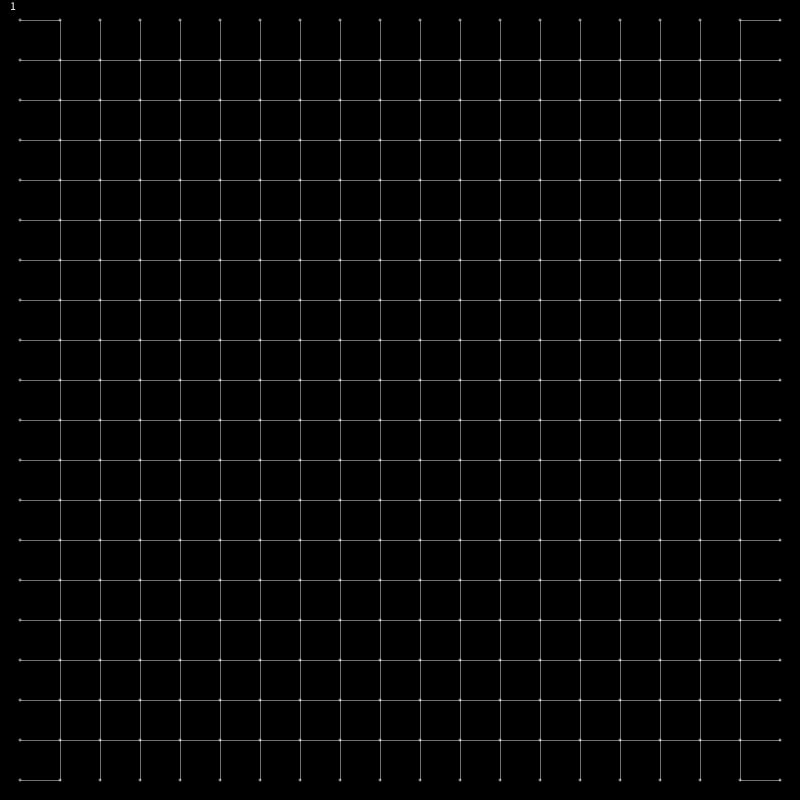
Frame 1 (no input)
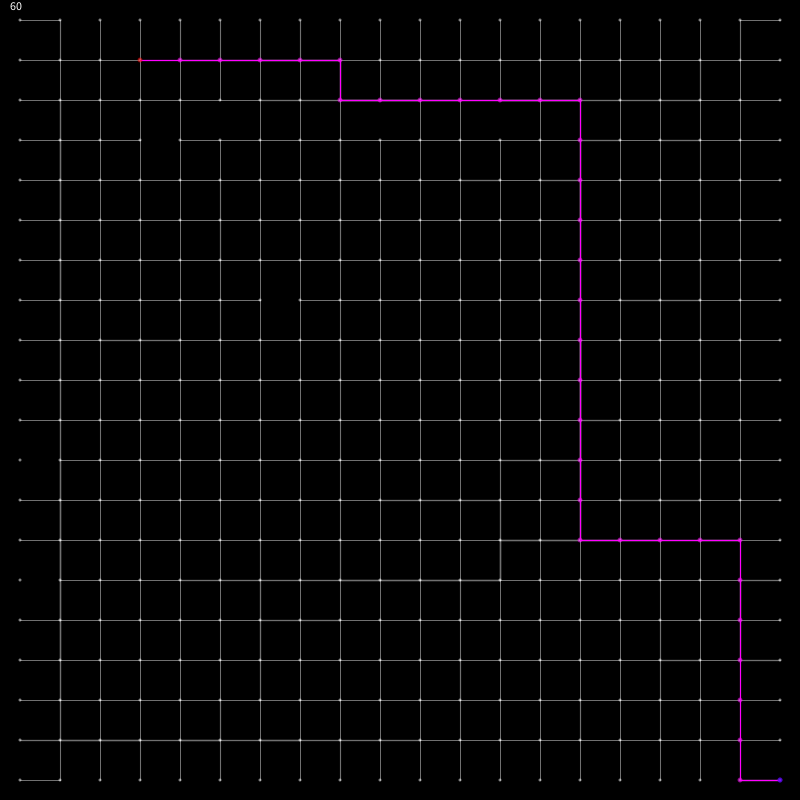
Frame 60 (the mouse pressed at the canvas centre just before this capture)
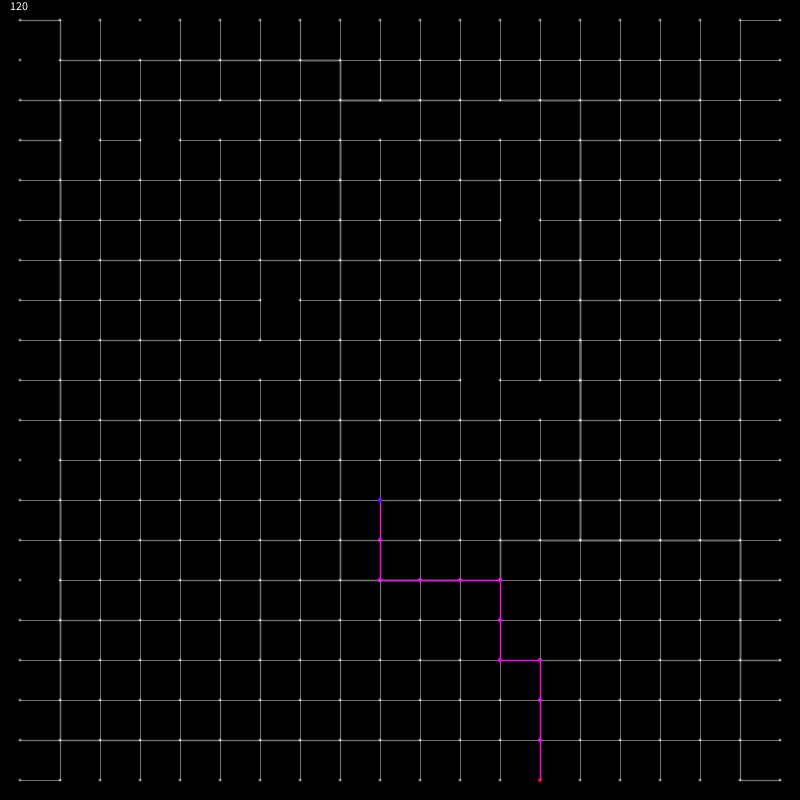
Frame 120 (the mouse held since frame 60 and released just before this capture)

The Processing sketch that drew these frames (run headless with seeded random() and noise(); from frame 60 on, the mouse is pressed at the canvas centre):

// Processing sketch: road_makers
// ── road_makers.pde
import java.util.Set;

final float COST_MIN = 1;
final float COST_MAX = 1000;
final float COST_STEP_MIN = 1;
final float COST_STEP_MAX = 10;

final int TS = 40;
int TA, TD;

Node[][] nodes;
Node start, end;
PathFinder path;
void setup() {
  size(800, 800);
  TA = width / TS;
  TD = height / TS;

  nodes = new Node[TA][TD];

  for (int x = 0; x < TA; x += 1) {
    for (int y = 0; y < TD; y += 1) {
      nodes[x][y] = new Node(x, y);
    }
  }


  for (int y = 0; y < TD; y += 1) {
    Node n0 = nodes[0][y];
    n0.makeConnection(1, y);

    Node n1 = nodes[TA-1][y];
    n1.makeConnection(TA-2, y);
  }

  for (int x = 1; x < TA-1; x += 1) {
    for (int y = 1; y < TD-1; y += 1) {
      Node n = nodes[x][y];

      n.makeConnection(x-1, y);
      n.makeConnection(x, y-1);
      n.makeConnection(x+1, y);
      n.makeConnection(x, y+1);
    }
  }
}



void draw() {
  background(0);
  for (int x = 0; x < TA; x += 1) {
    for (int y = 0; y < TD; y += 1) {
      Node n = nodes[x][y];
      n.draw();
    }
  }

  if (path != null) {
    Node prev = null;

    for (Node n : path.path) {
      if (prev != null) {
        n.draw(color(255, 0, 255));
        stroke(255, 0, 255);
        line(n.pos.x, n.pos.y, prev.pos.x, prev.pos.y);
      }

      prev = n;
    }

    start.draw(color(255, 0, 0));
    end.draw(color(0, 0, 255));
  }
  if (random(1) < 0.5) {
    getNewPath();
  }
  fill(255);
  text(frameCount, 10, 10);

  if (random(1) < 0.1) {
    removeLowest();
  }
}

void removeLowest() {
  float f = -1;
  Node fn = null;
  Node fnn = null;
  for (int x = 1; x < TA-1; x += 1) {

    if (random(1) > 0.1) continue;
    for (int y = 1; y < TD-1; y += 1) {
      if (random(1) > 0.1) continue;
      Node n = nodes[x][y];

      for (Node nn : n.getNeighbourList()) {
        float ff = n.connections.get(nn);
        if (fn == null || ff > f) {
          f = ff;
          fn = n;
          fnn = nn;
        }
      }
    }
  }

  if (fn != null && fnn != null && f >= (COST_MIN + (COST_MAX - (COST_MAX / 2)))) {
    
   // println("break connection between " + fn + " and " + fnn);
    fn.breakConnection(fnn);
  }
}



void getNewPath() {
  start = null;
  end = null;
  path = null;
 // println(frameCount + " new path");

  int r0 = floor(random(10));
  int r1 =r0;
  while (r1 == r0) {
    r1 = floor(random(10));
  }

  switch (r0) {
  case 0:
    start = getRandomNodeFromColumn(0);
    break;
  case 1:
    start = getRandomNodeFromColumn(TA-1);
    break;
  case 2:
    start = getRandomNodeFromRow(0);
    break;
  case 3:
    start = getRandomNodeFromRow(TD-1);
    break;
  default:
    start = getRandom();
    break;
  }

  switch (r1) {
  case 0:
    end = getRandomNodeFromColumn(0);
    break;
  case 1:
    end = getRandomNodeFromColumn(TA-1);
    break;
  case 2:
    end = getRandomNodeFromRow(0);
    break;
  case 3:
    end = getRandomNodeFromRow(TD-1);
    break;
  default:
    end = getRandom();
    break;
  }

  if (start != null && end != null && !start.equals(end)) {

    path = new PathFinder(start, end);
    if (!path.findPath()) {
      path = null;
      start = null;
      end = null;
    } else {
      for (int i = 0; i < path.path.size()-1; i += 1) {
        Node n = path.path.get(i);
        Node nn = path.path.get(i + 1);
        float n_current = n.connections.get(nn);
        float nn_current = nn.connections.get(n);
        float c = random(COST_STEP_MIN, COST_STEP_MAX);
        n_current -= c;
        nn_current -= c;

        if (n_current < COST_MIN) {
          n_current = COST_MIN;
        }

        if (nn_current < COST_MIN) {
          nn_current = COST_MIN;
        }

        n.connections.put(nn, n_current);
        nn.connections.put(n, nn_current);
      }
    }
  }
}

// ── Nodeclass.pde
class Node {

  int hashCode() {
    return (y * TA) + x;
  }

  @Override
    String toString() {
    return "Node(" + x + "," + y + ")";
  }



  @Override
    boolean equals(Object o) {
    if (o instanceof Node) {
      Node n = (Node)o;
      if (n.hashCode() == hashCode()) {
        return true;
      }
    }
    return false;
  }
  HashMap<Node, Float> connections = new HashMap<Node, Float>();

  final int x, y;
  PVector pos;
  Node (int x, int y) {
    this.x = x;
    this.y = y;
    float to = TS / 2;
    pos = new PVector(to + (x * TS), to + (y * TS));
  }

  void draw(color c) {
    noStroke();
    fill(c, 128);
    ellipse(pos.x, pos.y, 5, 5);
  }

  void draw() {
    noStroke();
    fill(255, 128);
    ellipse(pos.x, pos.y, 3, 3);

    for (Node n : connections.keySet()) {
      float w = map(connections.get(n), COST_MIN, COST_MAX, 20, 1);
      strokeWeight(w);
      stroke(255, 64);
      line(pos.x, pos.y, n.pos.x, n.pos.y);
    }
  }

  Set<Node> getNeighbourList() {
    return connections.keySet();
  }

  void makeConnection(int xx, int yy) {
    if (xx == x && yy == y) return;
    if (OOB(xx, yy)) return;

    Node n = getNode(xx, yy);
    if (n != null) {

      if (!connections.containsKey(n)) {
        connections.put(n, COST_MAX);
      }
      if (!n.connections.containsKey(this)) {
        n.connections.put(this, COST_MAX);
      }
    }
  }

  void breakConnection(Node n) {
    if (n != null) {

      if (connections.containsKey(n)) {
        connections.remove(n);
        
      }
      if (n.connections.containsKey(this)) {
        n.connections.remove(this);
      }
    }
  }

  void breakConnection(int xx, int yy) {
    if (xx == x && yy == y) return;
    if (OOB(xx, yy)) return;

    Node n = getNode(xx, yy);
    breakConnection(n);
  }
}

// ── funcs.pde
Node getNode(int x, int y) {
  if (!OOB(x, y)) {
    return nodes[x][y];
  }
  return null;
}

boolean OOB(int x, int y) {
  return (x < 0 || x > TA -1 || y < 0 || y > TD - 1);
}

Node getRandom() {
  int x = floor(random(TA));
  int y = floor(random(TD));

  return nodes[x][y];
}

Node getRandomNodeFromColumn(int x) {
  int y = floor(random(TD));

  return nodes[x][y];
}

Node getRandomNodeFromRow(int y) {
  int x = floor(random(TA));

  return nodes[x][y];
}

// ── paths.pde
class PathFinder {

  Node start, end;
  ArrayList<Node> path = new ArrayList<Node>();
  ArrayList<Node> open = new ArrayList<Node>();
  ArrayList<Node> closed = new ArrayList<Node>();

  HashMap<Node, Node> cameFrom = new HashMap<Node, Node>();
  HashMap<Node, Float> gScore = new HashMap<Node, Float>();
  HashMap<Node, Float> fScore = new HashMap<Node, Float>();

  float G(Node n) {
    if (gScore.containsKey(n)) {
      return gScore.get(n);
    } else {
      return Float.MAX_VALUE;
    }
  }

  float F(Node n) {
    if (fScore.containsKey(n)) {
      return fScore.get(n);
    } else {
      return Float.MAX_VALUE;
    }
  }

  PathFinder(Node start, Node end) {
    this.start = start;
    this.end = end;
    open.add(start);
    gScore.put(start, 0.0);
    fScore.put(start, h(start));
  }

  void reconstruct(Node current) {
    //println("begin reconstruct");
    path.clear();

    path.add(current);
    while (cameFrom.containsKey(current)) {
      current = cameFrom.get(current);
      path.add(0, current);
      
      if (cameFrom.containsKey(current)) {
        //println("current  = " + current + " => " + cameFrom.get(current));
      }
    }
    //println("end reconstruct");
  }


  boolean findPath() {
    while (!open.isEmpty()) {
      Node current = null;
      float lowestF = Float.MAX_VALUE;
      for (Node n : open) {

        float f = F(n);
        if (current == null || f < lowestF) {
          current = n;
          lowestF = f;
        }
      }
      //println("current = " + current);


      if (current != null) {
        if (current.equals(end)) {
          //println("found end");
          reconstruct(current);
          return true;
        }


        open.remove(current);


        for (Node nn : current.getNeighbourList()) {

          float tg = G(current) + current.connections.get(nn);// + random(-5, 5);
          //println("\tn = " + nn + " tg = " + tg + " g(nn) = " + G(nn));
          if (tg < G(nn)) {
            //println("changin path " + nn + " --> " + current);
            cameFrom.put(nn, current);
            gScore.put(nn, tg);
            fScore.put(nn, tg + h(nn));
            if (!open.contains(nn)) {
              open.add(nn);
            }
          }
        }
      } else {
        return false;
      }
    }

    return false;
  }

  float h(Node n) {
    return abs(end.pos.x - n.pos.x) + abs(end.pos.y - n.pos.y);
    //return PVector.dist(end.pos, n.pos);//dist(n.x, n.y, end.x, end.y);
  }
}
